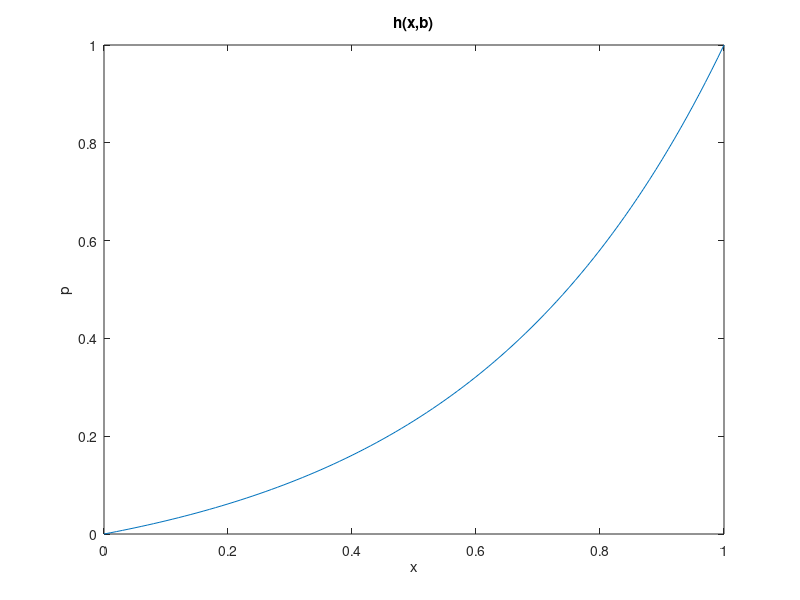

The MATLAB script that drew this image:

x = 0:0.01 : 1;%%最低，步长，最高
%y = log(1 + x / 0.01) / log(1 + 1 / 0.01);

y = 0.1 * power(1 + 1 / 0.1, x) - 0.1;
figure %%新建一个幕布
plot(x, y)
title('h(x,b)')%%加上标题
xlabel('x')%%x标签
ylabel('p')%%y标签
xlim([0, 1])%%幕布x边缘范围，否则默认尾部留白
